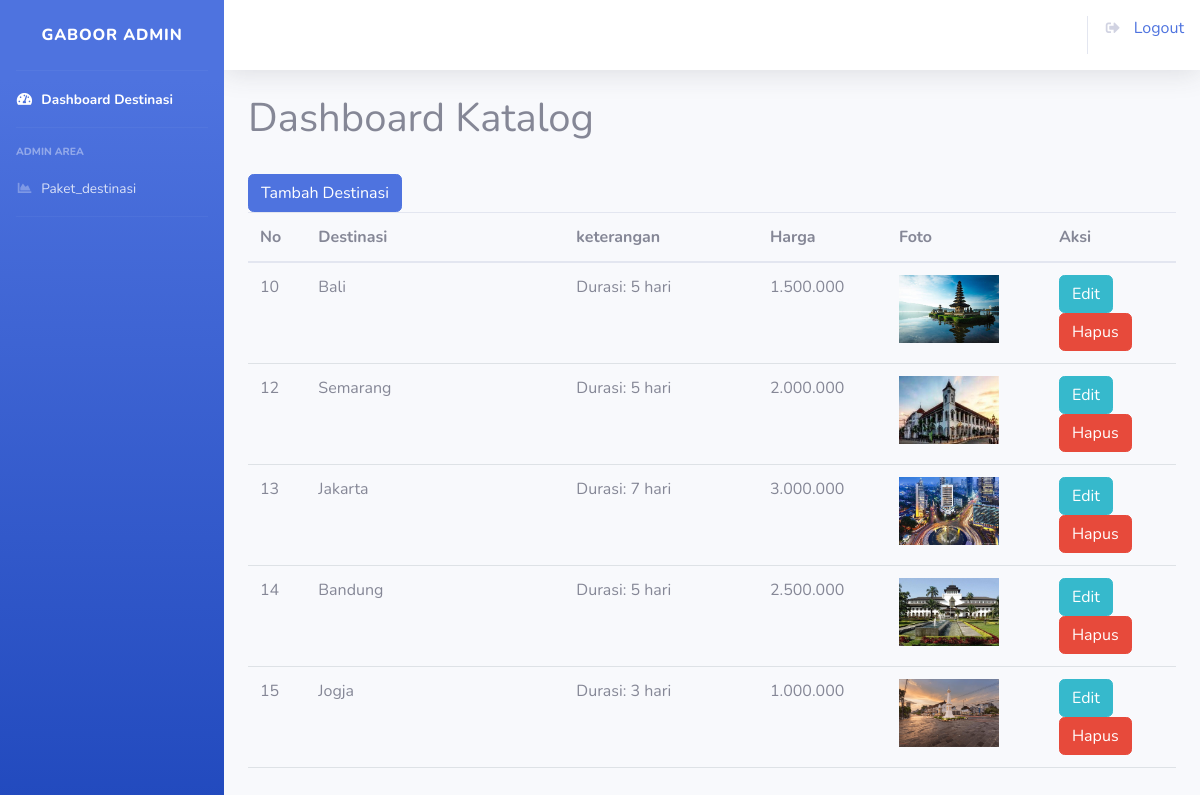
Page /index.php/crud_produk on the committed database.
### tables this page shows
CREATE TABLE `tb_katalog` (
  `katalog_id` int(5) NOT NULL,
  `destinasi` varchar(50) NOT NULL,
  `keterangan` varchar(200) NOT NULL,
  `harga` varchar(25) NOT NULL,
  `foto` varchar(100) NOT NULL
);

### application/controllers/Crud_produk.php (called while the page is built, shortened)
<?php
class Crud_produk extends CI_Controller {
    function __construct(){
        $this->load->model('M_produk');
    }
    public function index(){
        $data['produk'] = $this->M_produk->get_produk()->result_array();
        $this->load->view('admin/produk/katalog', $data);
    }
}

### index.php (called while the page is built, shortened)
<?php
require_once BASEPATH.'core/CodeIgniter.php';

### application/models/M_produk.php (called while the page is built, shortened)
<?php
class M_produk extends CI_Model{
    public function get_produk(){
        return $this->db->get('tb_katalog');
    }
}

### application/views/admin/produk/katalog.php (the view, shortened to what this page needs)
<!DOCTYPE html>
<html lang="en">
<head>
    <link href="https://cdn.jsdelivr.net/npm/bootstrap@5.2.0-beta1/dist/css/bootstrap.min.css" rel="stylesheet">
    <link href="<?php echo base_url();?>assets/vendor/fontawesome-free/css/all.min.css" rel="stylesheet" type="text/css">
    <link href="<?php echo base_url();?>assets/css/sb-admin-2.min.css" rel="stylesheet">
</head>
<body id="page-top">
    <div id="wrapper">
        <ul class="navbar-nav bg-gradient-primary sidebar sidebar-dark accordion" id="accordionSidebar">
            <a class="sidebar-brand d-flex align-items-center justify-content-center" href="index.html">
                <div class="sidebar-brand-text mx-3">Gaboor Admin</div>
            </a>
            <hr class="sidebar-divider my-0">
            <li class="nav-item active">
                <a class="nav-link" href="<?php echo site_url('Crud_produk');?>">
                    <i class="fas fa-fw fa-tachometer-alt"></i>
                    <span>Dashboard Destinasi</span></a>
            </li>
            <hr class="sidebar-divider">
            <div class="sidebar-heading">
                Admin Area
            </div>
            <li class="nav-item">
                <a class="nav-link" href="<?= base_url(); ?>admin/produk2/katalog2">
                    <i class="fas fa-fw fa-chart-area"></i>
                    <span>Paket_destinasi</span></a>
            </li>
            <hr class="sidebar-divider d-none d-md-block">
        </ul>
        <div id="content-wrapper" class="d-flex flex-column">
            <div id="content">
                <nav class="navbar navbar-expand navbar-light bg-white topbar mb-4 static-top shadow">
                    <ul class="navbar-nav ml-auto">
                        <li class="nav-item dropdown no-arrow">
                        <a class="dropdown" href="#" data-toggle="modal" data-target="#logoutModal">
                                    <i class="fas fa-sign-out-alt fa-sm fa-fw mr-2 text-gray-400"></i>
                                    Logout
                                </a>
                        </li>
                    </ul>
                </nav>
                <div class="container">
        <h1>Dashboard Katalog</h1>
        <br>
        <a href="<?php echo site_url('Crud_produk/tambah_produk');?>"  class="btn btn-primary">Tambah Destinasi</a>
        <br>
        <table class="table">
            <thead>
              <tr>
                <th scope="col">No</th>
                <th scope="col">Destinasi</th>
                <th scope="col">keterangan</th>
                <th scope="col">Harga</th>
                <th scope="col">Foto</th>
                <th scope="col">Aksi</th>
              </tr>
            </thead>
            <tbody>
            <?php foreach($produk as $item){?>
                                  <tr>
                                    <td width='30'><?php echo $item['katalog_id'];?></td>
                                    <td width='200'><?php echo $item['destinasi'];?></td>
                                    <td width='150'><?php echo $item['keterangan'];?></td>
                                    <td width='100'><?php echo $item['harga'];?></td>
                                    <td width='100'><image width='100px' src='<?php echo base_url('uploads/'.$item['foto']);?>'></td>
                                    <td width='100'><a class='btn btn-info' href="<?php echo site_url('Crud_produk/edit/'.$item['katalog_id']);?>">Edit</a> <a class='btn btn-danger' href="<?php echo site_url('crud_produk/hapus/'.$item['katalog_id']);?>">Hapus</a> </td>
                                  </tr>
            <?php } ?>
            </tbody>
          </table>
    </div>
            </div>
        </div>
    </div>
</body>
</html>

### rows in the picture
tb_katalog: katalog_id "10", destinasi "Bali", keterangan "Durasi: 5 hari", harga "1.500.000", foto (picture)
tb_katalog: katalog_id "12", destinasi "Semarang", keterangan "Durasi: 5 hari", harga "2.000.000", foto (picture)
tb_katalog: katalog_id "13", destinasi "Jakarta", keterangan "Durasi: 7 hari", harga "3.000.000", foto (picture)
tb_katalog: katalog_id "14", destinasi "Bandung", keterangan "Durasi: 5 hari", harga "2.500.000", foto (picture)
tb_katalog: katalog_id "15", destinasi "Jogja", keterangan "Durasi: 3 hari", harga "1.000.000", foto (picture)
